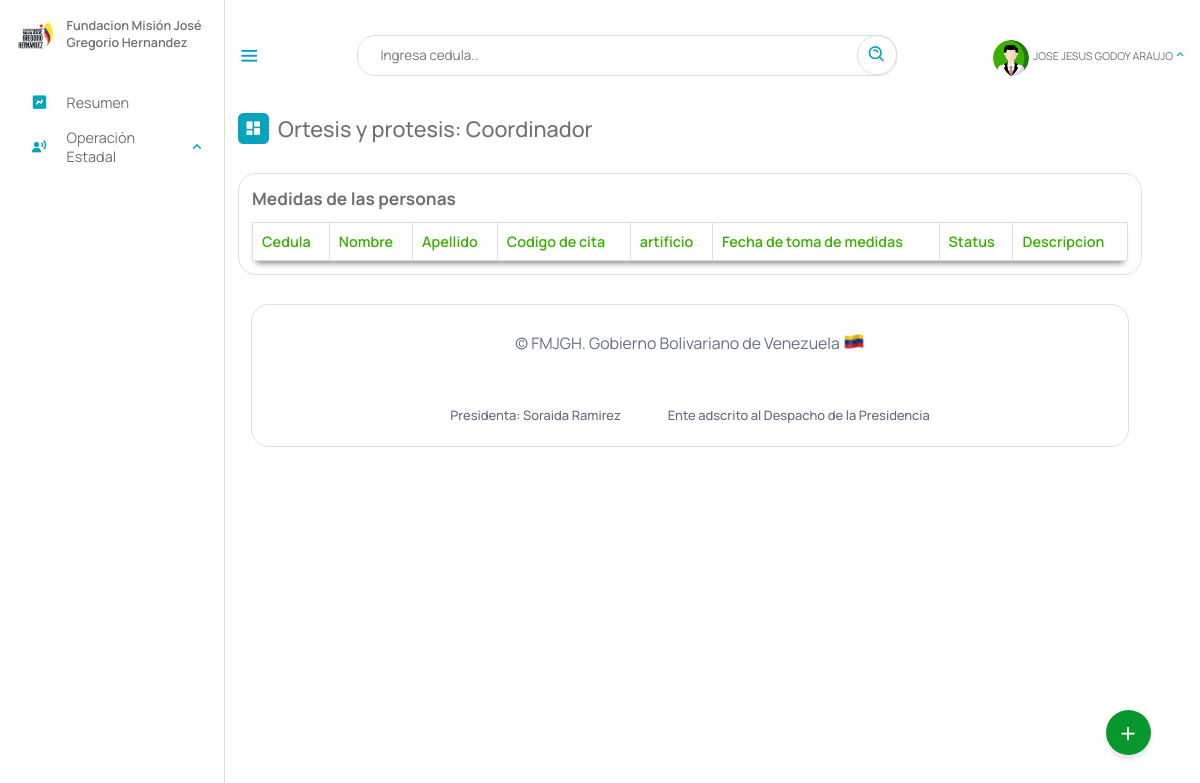
Page /Escritorio/04-tomasAsignadas.php (signed in) on the earlier database version.
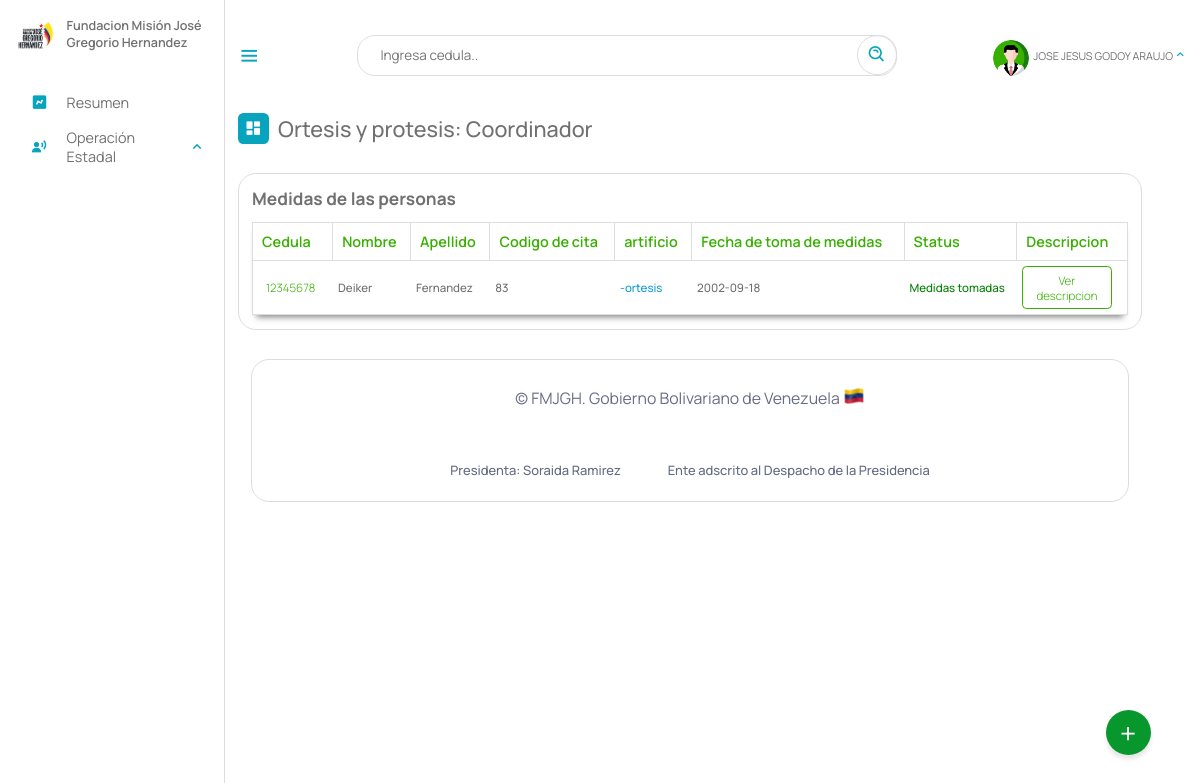
Same page on the later database version.
### tables this page shows
CREATE TABLE `cita_ortesis_protesis` (
  `id` int(11) NOT NULL AUTO_INCREMENT,
  `cedula` int(12) NOT NULL,
  `laboratorio` varchar(10) DEFAULT NULL,
  `fecha_cita` date DEFAULT NULL,
  `fecha_toma` date DEFAULT NULL,
  `fecha_prueba` date DEFAULT NULL,
  `status` text DEFAULT NULL,
  `descripcion` text DEFAULT NULL,
  `artificio` text DEFAULT NULL,
  `medidas` text DEFAULT NULL,
  PRIMARY KEY (`id`),
  KEY `laboratorio` (`laboratorio`),
  KEY `cedula` (`cedula`),
  CONSTRAINT `cita_ortesis_protesis_ibfk_1` FOREIGN KEY (`cedula`) REFERENCES `beneficiario` (`cedula`) ON DELETE CASCADE,
  CONSTRAINT `cita_ortesis_protesis_ibfk_2` FOREIGN KEY (`laboratorio`) REFERENCES `laboratorio` (`id`) ON DELETE CASCADE
);

CREATE TABLE `beneficiario` (
  `cedula` int(12) NOT NULL,
  `nombre` text NOT NULL,
  `apellido` text NOT NULL,
  `fecha_naci` date NOT NULL,
  `email` varchar(50) NOT NULL,
  `telefono` varchar(12) NOT NULL,
  `nacionalidad` char(2) NOT NULL,
  `edad` int(2) NOT NULL,
  `sexo` char(1) NOT NULL,
  `edo_civil` text NOT NULL,
  `nro_hijo` int(2) DEFAULT NULL,
  `estado` varchar(10) NOT NULL,
  `municipio` varchar(20) NOT NULL,
  `parroquia` varchar(10) NOT NULL,
  `discapacidad` varchar(10) NOT NULL,
  `atencion_solicitada` varchar(10) NOT NULL,
  `certificado` varchar(50) DEFAULT NULL,
  `registrado_por` text DEFAULT NULL,
  `fecha_registro` date NOT NULL,
  PRIMARY KEY (`cedula`),
  KEY `estado` (`estado`),
  KEY `discapacidad` (`discapacidad`),
  KEY `atencion_solicitada` (`atencion_solicitada`),
  KEY `municipio` (`municipio`),
  KEY `parroquia` (`parroquia`),
  CONSTRAINT `beneficiario_ibfk_1` FOREIGN KEY (`estado`) REFERENCES `estados` (`id_estados`) ON DELETE CASCADE,
  CONSTRAINT `beneficiario_ibfk_2` FOREIGN KEY (`municipio`) REFERENCES `municipios` (`id_municipios`) ON DELETE CASCADE,
  CONSTRAINT `beneficiario_ibfk_3` FOREIGN KEY (`parroquia`) REFERENCES `parroquia` (`id`) ON DELETE CASCADE ON UPDATE CASCADE,
  CONSTRAINT `beneficiario_ibfk_4` FOREIGN KEY (`discapacidad`) REFERENCES `discapacid_e` (`id_e`) ON DELETE CASCADE,
  CONSTRAINT `beneficiario_ibfk_5` FOREIGN KEY (`atencion_solicitada`) REFERENCES `tipoatencion` (`id`) ON DELETE CASCADE
);

### php/01-02-cita_protesis.php (called while the page is built, shortened)
<?php
include_once("ManejadorBD.php");
class citas_protesis extends ManejadorBD
{
	private $cnn;
	public function __construct($tipoConexion)
	{
		$this->cnn = parent::conectar($tipoConexion);
	}
	public function consultarTodasCitasdadas_toma_medidas()
	{
		try {
			$stmt = $this->cnn->prepare("SELECT cita_ortesis_protesis.id, cita_ortesis_protesis.medidas,cita_ortesis_protesis.descripcion, cita_ortesis_protesis.artificio,beneficiario.nombre, beneficiario.apellido, beneficiario.cedula,  cita_ortesis_protesis.laboratorio, cita_ortesis_protesis.fecha_toma
				FROM beneficiario, cita_ortesis_protesis, tipoatencion
				WHERE beneficiario.cedula = cita_ortesis_protesis.cedula and beneficiario.atencion_solicitada
				= tipoatencion.id and cita_ortesis_protesis.fecha_prueba IS NOT NULL");
			$stmt->setFetchMode(PDO::FETCH_ASSOC);
			$stmt->execute();
			return $stmt->fetchAll();
		} catch (PDOException $error) {
			echo "Error: ejecutando consulta SQL." . $error->getMessage();
			exit();
		}
	}
}

### php/ManejadorBD.php (called while the page is built, shortened)
<?php
	class ManejadorBD extends PDO {
		public $srv	= SRV;
		public $usr	= USR;
		public $pas	= PAS;
		public $dbn	= BDN;
		public function conectar($tipoConexion){
			try{
				switch ($tipoConexion) {
				    case 1:
				        $dsn = "mysql:host=$this->srv;dbname=$this->dbn";
				        break;
				}
				$dbh = new PDO($dsn, $this->usr, $this->pas);
    			$dbh->setAttribute(PDO::ATTR_ERRMODE, PDO::ERRMODE_EXCEPTION);
			}catch(PDOException $error){
                echo "Error al Conectar con la Base de Datos: ".$error->getMessage();
                exit();
			}
            $this->conexionBD = $dbh;
			return $this->conexionBD;
		}
	}
?>

### Escritorio/04-tomasAsignadas.php (the view, shortened to what this page needs)
<?php
include_once("partearriba.php");
?>
<link rel="stylesheet" type="text/css" href="https://cdn.datatables.net/1.11.3/css/jquery.dataTables.min.css">
<div class="dash-contenido">
    <div class="overview">
        <div class="titulo">
            <i class='bx bxs-dashboard'> </i>
            <span class="link-name">Ortesis y protesis: <?php echo $rol ?></span>
        </div>
    </div>
    <div class="tabla-atencion">
        <h2>Medidas de las personas </h2>
        <table>
            <thead>
                <tr>
                    <th>Cedula</th>
                    <th>Nombre</th>
                    <th>Apellido</th>
                    <th>Codigo de cita</th>
                    <th>artificio</th>
                    <th>Fecha de toma de medidas</th>
                    <th>Status</th>
                    <th>Descripcion</th>
                </tr>
            </thead>
            <tbody>
                <?php
                include_once("../php/01-02-cita_protesis.php");
                $aten = new citas_protesis(1);
                $consulta = $aten->consultarTodasCitasdadas_toma_medidas();
                if ($consulta) {
                    foreach ($consulta as $registros) {
                ?>
                        <tr>
                        <td> <a class="cedula" name="enlace" id="verBeneficiario" href="__verBeneficiario.php?cedula=<?php echo $registros['cedula']; ?>"><?php echo $registros['cedula']; ?> </a></td>
                            <td><?php echo $registros["nombre"] ?></td>
                            <td><?php echo $registros["apellido"] ?></td>
                            <td><?php echo $registros["id"] ?></td>
                            <td style="color: #0e9cd4;"><?php echo $registros["artificio"] ?></td>
                            <td><?php echo $registros["fecha_toma"] ?></td>
                            <td style="color: green;">Medidas tomadas</td>
                            <td> <a onclick="verDescripcion('<?php echo $registros['descripcion']; ?>', '<?php echo $registros['medidas']; ?>')">Ver descripcion</a></td>
                        </tr>
                <?php
                    }
                }
                ?>
            </tbody>
        </table>
    </div>
    <?php
    include_once("parteabajo.php");
    ?>

### Escritorio/partearriba.php (shortened to what this page needs)
<!DOCTYPE html>
<html lang="es">
<head>
    <link rel="stylesheet" href="estilo.css">
    <link rel="stylesheet" href="dash.css">
    <link rel="stylesheet" href="02-buttons/01-buttons.css">
    <link href='https://unpkg.com/boxicons@2.1.4/css/boxicons.min.css' rel='stylesheet'>
<link rel="stylesheet" href="https://cdnjs.cloudflare.com/ajax/libs/font-awesome/6.5.2/css/all.min.css" />
</head>
<body>
    <?php
    if (isset($_SESSION['cedula'])) {
        $NombreUsuarioActivo = $_SESSION['nombre'];
        $rol = $_SESSION["rol"];
        $gerencia = $_SESSION['gerencia'];
    }
    switch ($rol) {
        case "2coor":
            $rol = "Coordinador";
            break;
    }
    ?>
    <nav class="sidebar">
        <header>
            <div class="image-text">
                <span class="image">
                    <img src="logo3.png" alt="logo">
                </span>
                <div class="text header-text">
                    <span class="name">Fundacion Misión José Gregorio Hernandez</span>
                </div>
            </div>
        </header>
        <ul class="nav-links">
            <li>
                <a href="index.php">
                    <i class='bx bxs-chart'></i>
                    <span class="link-name">Resumen</span>
                </a>
            </li>
            <?php
            if ($gerencia == "4Gtno" || $rol == "Superusuario") {
            ?>
                <li>
                    <div class="ioncn-link">
                        <a>
                            <i class='bx bxs-user-voice'></i>
                            <span class="link-name">Operación Estadal</span>
                        </a>
                        <i class='bx bx-chevron-up'></i>
                    </div>
                </li>
            <?php
            }
            ?>
        </ul>
    </nav>
    <main class="menu-dash">
        <div class="top">
            <i class='bx bx-menu sidebar-toggle'></i>
            <div class="busqueda">
                <input type="text" id="input_search" placeholder="Ingresa cedula..">
                <a href="#" class="search" id="search"><i class='bx bx-search-alt bx-rotate-90'></i></a>
            </div>
            <li>
                <div class="ioncn-link">
                    <a><?php
                            if($_SESSION["profile_photo"]){
                                $ruta = "fotos_perfil/". $_SESSION["profile_photo"];
                            }else{
                                $ruta = "profile.png";
                            }
                        ?>
                        <div class="img-profi">
                             <img src="<?php echo $ruta ?>" alt="">
                        </div>
                        <span class="link_name" id="user_active"><?php echo $NombreUsuarioActivo ?></span>
                    </a>
                    <i class='bx bx-chevron-up'></i>
                </div>
            </li>
        </div>
        <div class="action">
            <span class="abrir" onclick="actionToggle()">+</span>
        </div>

### Escritorio/parteabajo.php (shortened to what this page needs)
<div class="footer__info container">
    <span class="footer_copy">
        &#169; FMJGH. Gobierno Bolivariano de Venezuela <img src="ve.png">
    </span>
    <br><br>
    <div class="footer__privacy">
        <a>Presidenta: Soraida Ramirez</a>
        <a>Ente adscrito al Despacho de la Presidencia</a>
    </div>
</div>
</div>
</main>
</body>
</html>

### Escritorio/estilo.css (style rules this page uses)
* { font-family: 'Manrope', sans-serif; margin: 0; padding: 0; box-sizing: border-box; scroll-behavior: smooth; }
:root { --body-color: ; --tran-03:all 0.2 ease ; --tran-03:all 0.3s ease ; --tran-03:all 0.4s ease ; --tran-03:all 0.5s ease ; }
body { height: 100vh; background-color: #fff; }
.sidebar .text { font-size: 14px; font-weight: 500; color: #707070; }
.sidebar .image { min-width: 60px; display: flex; align-items: center; }
.sidebar { position: fixed; top: 0; left: 0; height: 100%; width: 250px; padding: 20px 0px 0px 14px ; background-color: #fff; transition: 0.3s; border-right: 1px solid #ddd; }
.sidebar header { position: relative; }
.sidebar .image-text img { width: 50px; border-radius: 6px; }
.sidebar header .image-text { display: flex; align-items: center; }
header .image-text .header-text { display: flex; flex-direction: column; transition: 0.3; }
.header-text .name { font-weight: 600; text-align: left; margin-top: -2px; }
.sidebar .nav-links { background-color: rgb(255, 255, 255); height: 100%; padding-top: 30px; }
.sidebar .nav-links li { position: relative; list-style: none; transition: all 0.4s ease; }
.sidebar .nav-links li .ioncn-link { display: flex; align-items: left; justify-content: space-between; }
.bx-chevron-up { transition: transform .3s; }
.sidebar .nav-links li i { height: 50px; min-width: 60px; text-align: center; line-height: 50px; color:#08A4BD ; font-size: 20px; }
.sidebar .nav-links li a { text-decoration: none; display: flex; align-items: center; justify-content: left; }
.sidebar .nav-links li a .link-name { font-size: 16px; font-weight: 400; color: #707070; transition: 0.3s ease; }
.menu-dash { position: relative; left: 250px; background-color: #fff; height: 100vh; width: calc(100% - 300px); padding: 10px 14px; transition: 0.3s; }
.menu-dash .top { display: flex; position: fixed; top: 0px; left: 250px; align-items: center; justify-content: space-between; width: calc(100% - 250px); backdrop-filter: blur(15px); padding: 10px 14px; transition: 0.3; height: 123px; z-index: 500; }
.menu-dash .top .sidebar-toggle { font-size: 26px; cursor: pointer; color: #08A4BD; }
.menu-dash .top .busqueda { position: relative; height: 45px; max-width: 600px; width: 100%; margin: 0 30px; }
.top .busqueda input { height: 100%; width: 100%; position: absolute; border: 1px solid #ddd; padding: 0 50px 0 25px; outline: none; font-size: 15px; border-radius: 20px; }
.top .busqueda i { position: absolute; right: 0px; font-size: 22px; z-index: 10; top: 50%; transform: translateY(-50%); color: #08A4BD; padding: 10px; border: 1px solid #ddd; border-radius: 50px; }
.top img { width: 40px; border-radius: 100%; margin-top: 10px; height: 40px; object-fit: cover; }
.menu-dash .top .link_name { font-size: 12px; }
.menu-dash .top i { color: #08A4BD; }
.menu-dash .dash-contenido { padding-top: 45px; }
.menu-dash .titulo { display: flex; align-items: center; margin: 70px 0 30px 0; }
.menu-dash .titulo i { position: relative; height: 35px; width: 35px; background-color: #08A4BD; border-radius: 6px; color: #fff; display: flex; align-items: center; justify-content: center; font-size: 20px; }
.menu-dash .titulo .link-name { font-size: 24PX; font-weight: 500; color: #707070; margin-left: 10px; }
.menu-dash .top li { list-style: none; }
.menu-dash .top li .ioncn-link { display: flex; justify-content: space-between; align-items: center; }
.menu-dash .top li .ioncn-link a { text-decoration: none; display: flex; align-items: center; justify-content: center; gap: 5px; flex-wrap: nowrap; position: relative; color: #707070; }
.container { background-color: #fff; border: 1px solid #ddd; max-width: 100%; border-radius: 20px; padding: 30px; margin: 0 15px; }
.action { position: fixed; bottom: 50px; right: 55px; width: 50px; height: 50px; background: #08972c; border-radius: 50%; cursor: pointer; box-shadow: 0 5px 5px rgba(0,0,0,0.1); z-index: 50; }
.action span { position: relative; width: 100%; height: 100%; display: flex; justify-content: center; align-items: center; color: #fff; font-size: 2em; transition: 0.3s ease-in-out; }
table { width: 100%; }

### Escritorio/02-buttons/01-buttons.css (style rules this page uses)
body { margin: 0; padding: 0; }

Differences in the rows shown:
added cita_ortesis_protesis: cedula.cedula "12345678", cedula.nombre "Deiker", cedula.apellido "Fernandez", id "83", artificio "-ortesis", fecha_toma "2002-09-18"
